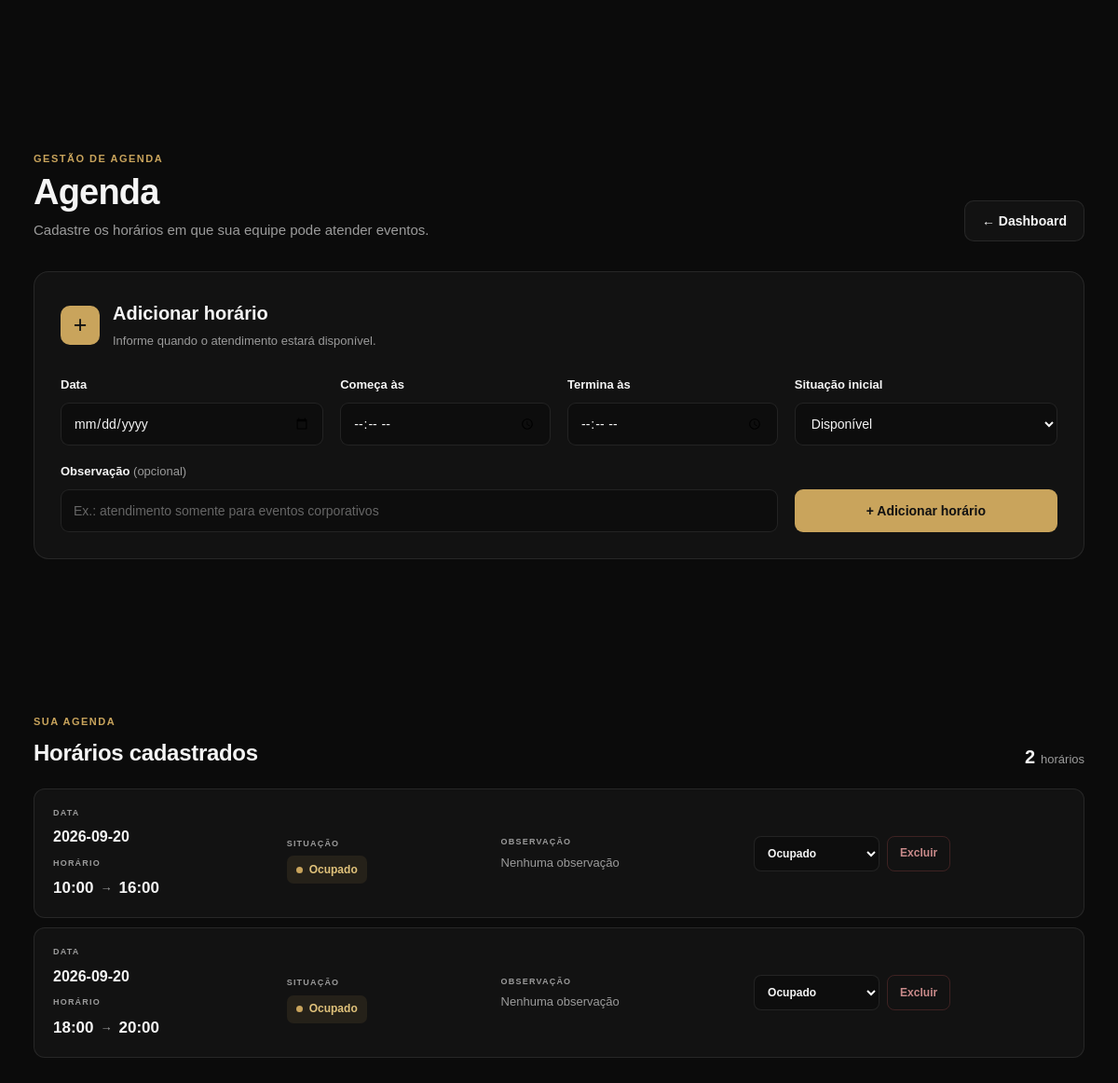
The app's page /admin/agenda/ (signed in), older data.
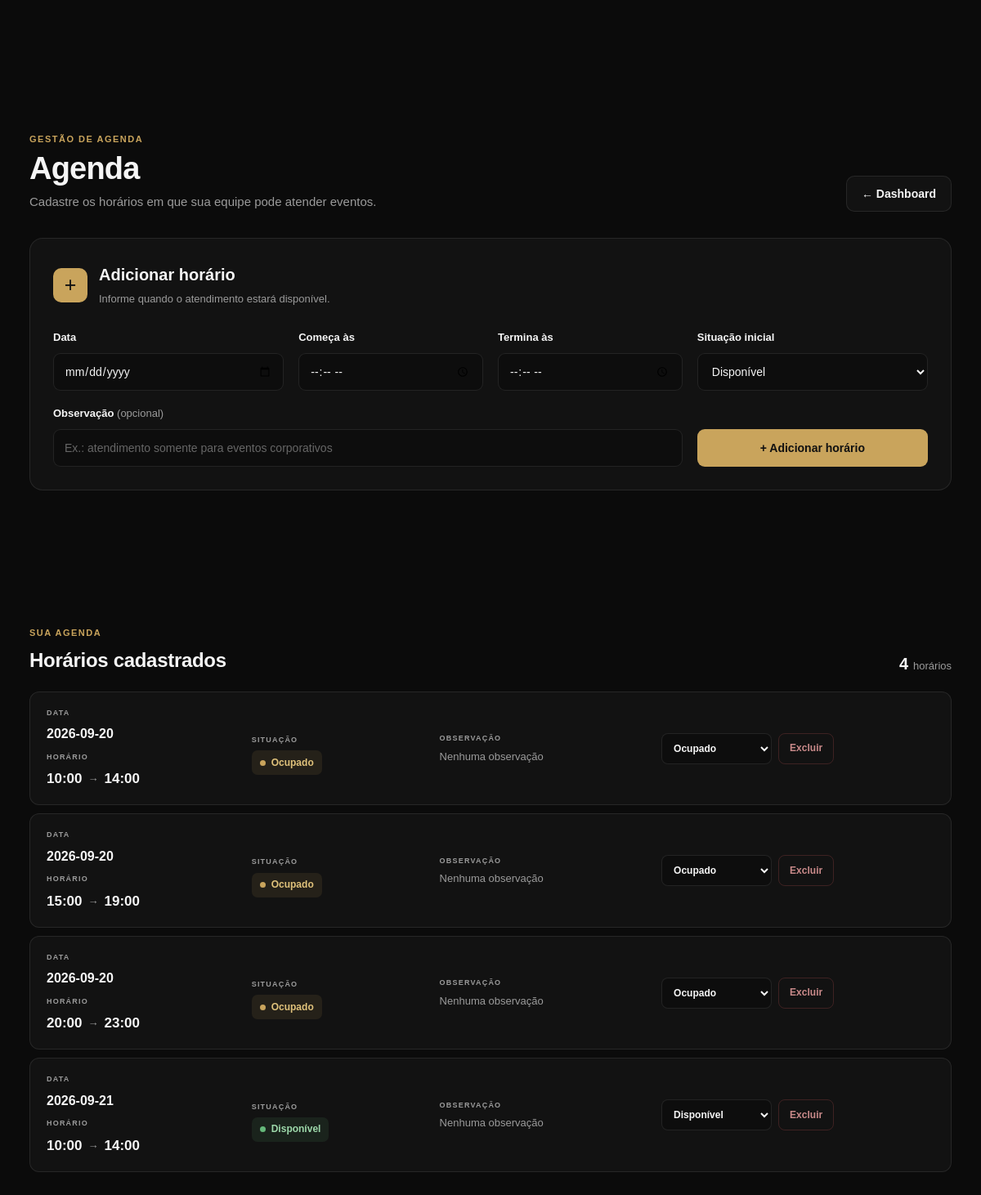
The same page, newer data.
### tables this page shows
CREATE TABLE availability (
            id INTEGER PRIMARY KEY AUTOINCREMENT,
            date TEXT NOT NULL,
            start_time TEXT NOT NULL,
            end_time TEXT NOT NULL,
            status TEXT NOT NULL DEFAULT 'AVAILABLE',
            notes TEXT,
            created_at TIMESTAMP DEFAULT CURRENT_TIMESTAMP,
            updated_at TIMESTAMP DEFAULT CURRENT_TIMESTAMP
        );

### routes/agenda.py (the view)
@agenda_bp.route("/")
@login_required
def agenda():
    connection = get_connection()
    slots = connection.execute("""
        SELECT *
        FROM availability
        WHERE status != 'DELETED'
        ORDER BY date ASC, start_time ASC
    """).fetchall()
    connection.close()
    return render_template(
        "admin/agenda.html",
        slots=slots,
        status_labels=STATUS_LABELS
    )

### auth_utils.py (called while the page is built, shortened)
def login_required(view):
    @wraps(view)
    def wrapped_view(*args, **kwargs):
        return view(*args, **kwargs)
    return wrapped_view

### database/database.py (called while the page is built)
def get_connection():
    connection = sqlite3.connect(DATABASE)
    connection.row_factory = sqlite3.Row
    return connection

### templates/admin/agenda.html (shortened to what this page needs)
{% extends "base.html" %}
{% block extra_css %}
<link rel="stylesheet" href="{{ url_for('static', filename='css/admin.css') }}">
{% endblock %}
{% block content %}
<section class="agenda-page">
    <div class="admin-container">
        <header class="agenda-header-simple">
            <div>
                <span class="agenda-eyebrow">
                    GESTÃO DE AGENDA
                </span>
                <h1>
                    Agenda
                </h1>
                <p>
                    Cadastre os horários em que sua equipe pode atender eventos.
                </p>
            </div>
            <a
                href="{{ url_for('admin.dashboard') }}"
                class="agenda-back-button"
            >
                ← Dashboard
            </a>
        </header>
        <section class="agenda-add-card">
            <div class="agenda-section-title">
                <div class="agenda-section-icon">
                    +
                </div>
                <div>
                    <h2>
                        Adicionar horário
                    </h2>
                    <p>
                        Informe quando o atendimento estará disponível.
                    </p>
                </div>
            </div>
            <form
                action="{{ url_for('agenda.add_slot') }}"
                method="POST"
                class="agenda-add-form"
            >
                <div class="agenda-field">
                    <label for="date">
                        Data
                    </label>
                    <input
                        type="date"
                        id="date"
                        name="date"
                        required
                    >
                </div>
                <div class="agenda-field">
                    <label for="start_time">
                        Começa às
                    </label>
                    <input
                        type="time"
                        id="start_time"
                        name="start_time"
                        required
                    >
                </div>
                <div class="agenda-field">
                    <label for="end_time">
                        Termina às
                    </label>
                    <input
                        type="time"
                        id="end_time"
                        name="end_time"
                        required
                    >
                </div>
                <div class="agenda-field">
                    <label for="status">
                        Situação inicial
                    </label>
                    <select
                        id="status"
                        name="status"
                    >
                        <option value="AVAILABLE">
                            Disponível
                        </option>
                    </select>
                </div>
                <div class="agenda-field agenda-field-note">
                    <label for="notes">
                        Observação
                        <span>(opcional)</span>
                    </label>
                    <input
                        type="text"
                        id="notes"
                        name="notes"
                        placeholder="Ex.: atendimento somente para eventos corporativos"
                    >
                </div>
                <button
                    type="submit"
                    class="agenda-add-button"
                >
                    + Adicionar horário
                </button>
            </form>
        </section>
        <section class="agenda-list-section">
            <div class="agenda-list-heading">
                <div>
                    <span class="agenda-eyebrow">
                        SUA AGENDA
                    </span>
                    <h2>
                        Horários cadastrados
                    </h2>
                </div>
                <div class="agenda-total">
                    <strong>
                        {{ slots|length }}
                    </strong>
                    <span>
                        {% if slots|length == 1 %}
                            horário
                        {% else %}
                            horários
                        {% endif %}
                    </span>
                </div>
            </div>
            {% if slots %}
            <div class="agenda-slots">
                {% for slot in slots %}
                <article
                    class="agenda-slot-card"
                    data-slot-id="{{ slot['id'] }}"
                >
                    <div class="agenda-slot-main">
                        <div class="agenda-slot-date">
                            <span class="agenda-slot-label">
                                DATA
                            </span>
                            <strong>
                                {{ slot["date"] }}
                            </strong>
                        </div>
                        <div class="agenda-slot-time">
                            <span class="agenda-slot-label">
                                HORÁRIO
                            </span>
                            <strong>
                                {{ slot["start_time"] }}
                                <span>→</span>
                                {{ slot["end_time"] }}
                            </strong>
                        </div>
                    </div>
                    <div class="agenda-slot-status">
                        <span class="agenda-slot-label">
                            SITUAÇÃO
                        </span>
                        {% if slot["status"] == "AVAILABLE" %}
                        <span class="agenda-status-badge available">
                            <span class="agenda-status-dot"></span>
                            Disponível
                        </span>
                        {% elif slot["status"] == "BOOKED" %}
                        <span class="agenda-status-badge booked">
                            <span class="agenda-status-dot"></span>
                            Ocupado
                        </span>
                        {% elif slot["status"] == "BLOCKED" %}
                        <span class="agenda-status-badge blocked">
                            <span class="agenda-status-dot"></span>
                            Bloqueado
                        </span>
                        {% elif slot["status"] == "DELETED" %}
                        <span class="agenda-status-badge deleted">
                            <span class="agenda-status-dot"></span>
                            Excluído
                        </span>
                        {% endif %}
                    </div>
                    <div class="agenda-slot-note">
                        <span class="agenda-slot-label">
                            OBSERVAÇÃO
                        </span>
                        <p>
                            {% if slot["notes"] %}
                                {{ slot["notes"] }}
                            {% else %}
                                Nenhuma observação
                            {% endif %}
                        </p>
                    </div>
                    <div class="agenda-slot-actions">
                        <form
                            method="POST"
                            action="{{ url_for(
                                'agenda.update_status',
                                slot_id=slot['id']
                            ) }}"
                            class="agenda-status-form"
                            data-slot-id="{{ slot['id'] }}"
                            data-current-status="{{ slot['status'] }}"
                        >
                            <select
                                id="status-{{ slot['id'] }}"
                                name="status"
                                class="agenda-status-select"
                            >
                                <option
                                    value="AVAILABLE"
                                    {% if slot["status"] == "AVAILABLE" %}
                                        selected
                                    {% endif %}
                                >
                                    Disponível
                                </option>
                                <option
                                    value="BOOKED"
                                    {% if slot["status"] == "BOOKED" %}
                                        selected
                                    {% endif %}
                                >
                                    Ocupado
                                </option>
                            </select>
                        </form>
                        <form
                            method="POST"
                            action="{{ url_for(
                                'agenda.delete_slot',
                                slot_id=slot['id']
                            ) }}"
                            class="agenda-delete-form"
                            data-slot-id="{{ slot['id'] }}"
                        >
                            <button
                                type="submit"
                                class="agenda-delete-button"
                            >
                                Excluir
                            </button>
                        </form>
                    </div>
                </article>
                {% endfor %}
            </div>
            {% endif %}
        </section>
    </div>
</section>
{% endblock %}

### templates/base.html (shortened to what this page needs)
<!DOCTYPE html>
<html lang="pt-BR">
<head>
    <link
        rel="stylesheet"
        href="{{ url_for('static', filename='css/style.css') }}"
    >
 <link
        rel="stylesheet"
        href="{{ url_for('static', filename='css/admin.css') }}"
    >
    {% block extra_css %}{% endblock %}
</head>
<body>
    {% block content %}{% endblock %}
</body>
</html>

### static/css/style.css (style rules this page uses)
:root { --black: #050505; --black-soft: #0a0a0a; --black-card: #11100e; --gold: #c99645; --gold-light: #e8bd72; --gold-bright: #f2cb83; --white: #f5f3ef; --text: #d5d2cc; --text-muted: #96928b; --border: rgba(201, 150, 69, 0.28); --max-width: 1200px; }
* { margin: 0; padding: 0; box-sizing: border-box; }
html { scroll-behavior: smooth; }
body { font-family: "DM Sans", sans-serif; background: var(--black); color: var(--white); line-height: 1.6; overflow-x: hidden; }
a { color: inherit; text-decoration: none; }
button { font-family: inherit; }
section { position: relative; padding: 120px 0; }
.admin-container { width: min(92%, 1200px); margin: 0 auto; }

Row changes from the older to the newer data that the page shows:
no longer on this page (row edited): availability: date "2026-09-20", start_time "10:00", end_time "16:00", shows "Ocupado", notes "Nenhuma observação", status "Ocupado"
no longer on this page (row edited): availability: date "2026-09-20", start_time "18:00", end_time "20:00", shows "Ocupado", notes "Nenhuma observação", status "Ocupado"
added availability: date "2026-09-20", start_time "10:00", end_time "14:00", shows "Ocupado", notes "Nenhuma observação", status "Ocupado"
added availability: date "2026-09-20", start_time "15:00", end_time "19:00", shows "Ocupado", notes "Nenhuma observação", status "Ocupado"
added availability: date "2026-09-20", start_time "20:00", end_time "23:00", shows "Ocupado", notes "Nenhuma observação", status "Ocupado"
added availability: date "2026-09-21", start_time "10:00", end_time "14:00", shows "Disponível", notes "Nenhuma observação", status "Disponível"
Text that changed along with them:
{{ slots|length }}: "2" → "4"
